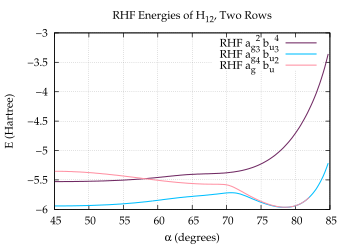

The gnuplot source for this figure:
set term postscript enhanced eps color "Palatino" 16
set size 0.7, 0.7
set encoding iso

# Set line styles
set style line  1 lt 1 lw 3 lc rgb "#0070FF" pt 6    # blue
set style line  2 lt 1 lw 3 lc rgb "#E52B50" pt 6    # red
set style line  3 lt 1 lw 3 lc rgb "#009A63" pt 6    # green
set style line  4 lt 1 lw 3 lc rgb "#702963" pt 6    # purple
set style line  5 lt 1 lw 3 lc rgb "#F28500" pt 6    # orange
set style line  6 lt 1 lw 3 lc rgb "#00BFFF" pt 6    # deep sky blue
set style line  7 lt 1 lw 3 lc rgb "#FF91A4" pt 6    # pink
set style line  8 lt 1 lw 3 lc rgb "#50C878" pt 6    # light green
set style line  9 lt 1 lw 3 lc rgb "#C9A0DC" pt 6    # lavender
set style line 10 lt 1 lw 3 lc rgb "#000000" pt 6    # black
set style line 11 lt 2 lw 3 lc rgb "#0070FF" pt 6    # blue
set style line 12 lt 2 lw 3 lc rgb "#E52B50" pt 6    # red
set style line 13 lt 2 lw 3 lc rgb "#009A63" pt 6    # green
set style line 14 lt 2 lw 3 lc rgb "#702963" pt 6    # purple
set style line 15 lt 2 lw 3 lc rgb "#F28500" pt 6    # orange
set style line 16 lt 2 lw 3 lc rgb "#00BFFF" pt 6    # deep sky blue
set style line 17 lt 2 lw 3 lc rgb "#FF91A4" pt 6    # pink
set style line 18 lt 2 lw 3 lc rgb "#50C878" pt 6    # light green
set style line 19 lt 2 lw 3 lc rgb "#C9A0DC" pt 6    # lavender
set style line 20 lt 2 lw 3 lc rgb "#000000" pt 6    # black
set style line 100 lt 1 lw 1 lc rgb "#FFFFFF"

set title "RHF Energies of H_{12}, Two Rows"
set xlabel "{/Symbol a} (degrees)"
set ylabel "E (Hartree)"
set xtics 0, 5.0 
set grid xtics x2tics ytics

set output "RHF.eps"
set xrange [45:85]
set yrange [*:*]
plot "ag2bu4/h12RHFE" u 1:3 w l ls 4 ti "RHF a_g^2 b_u^4",  \
     "ag3bu3/h12RHFE" u 1:3 w l ls 6 ti "RHF a_g^3 b_u^3",  \
     "ag4bu2/h12RHFE" u 1:3 w l ls 7 ti "RHF a_g^4 b_u^2"
